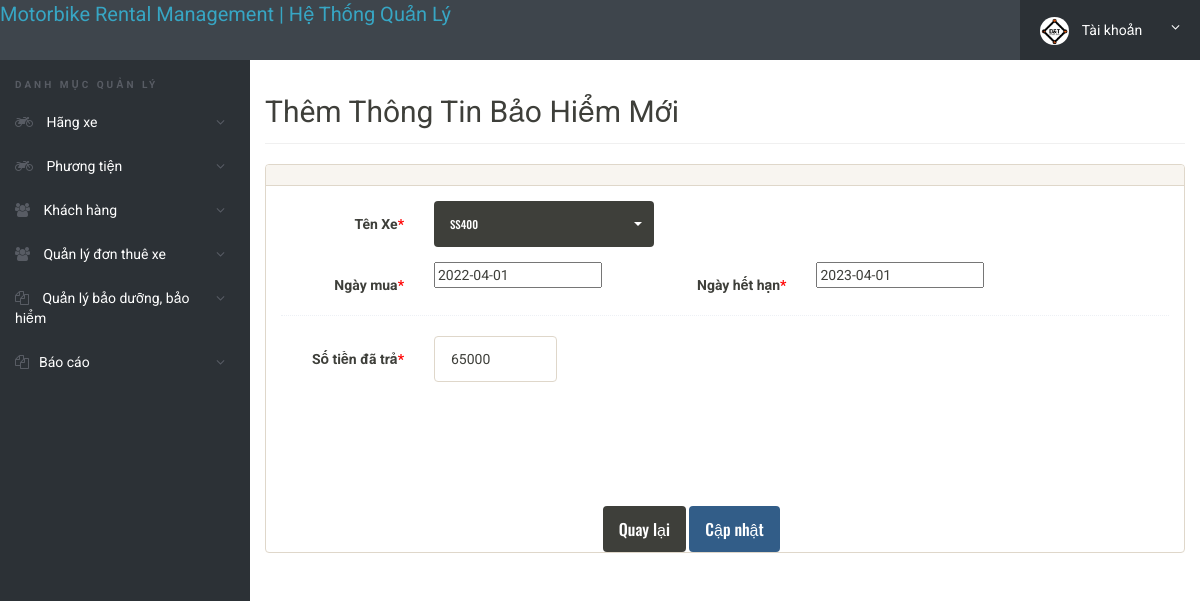
Page /admin/login/edit-insurance.php?id=1 (signed in) on the committed database.
### tables this page shows
CREATE TABLE IF NOT EXISTS `baohiem` (
  `id` int(30) NOT NULL PRIMARY KEY,
  `idxe` int(30) NOT NULL,
  `NgayMua` date NOT NULL,
  `NgayHet` date NOT NULL,
  `SoTien` int NOT NULL,
  `NgayNhap` datetime NOT NULL DEFAULT current_timestamp(),
  `NgayCapNhat` datetime DEFAULT NULL ON UPDATE current_timestamp()
);

### admin/login/edit-insurance.php (the view, shortened to what this page needs)
<?php
include('includes/config.php');
if(strlen($_SESSION['alogin'])==0)
	{
header('location:index.php');
}
else{
?>
<!doctype html>
<html lang="en" class="no-js">
<head>
	<link rel="stylesheet" href="css/font-awesome.min.css">
	<link rel="stylesheet" href="css/bootstrap.min.css">
	<link rel="stylesheet" href="css/dataTables.bootstrap.min.css">
	<link rel="stylesheet" href="css/bootstrap-social.css">
	<link rel="stylesheet" href="css/bootstrap-select.css">
	<link rel="stylesheet" href="css/fileinput.min.css">
	<link rel="stylesheet" href="css/awesome-bootstrap-checkbox.css">
	<link rel="stylesheet" href="css/style.css">
    <link rel="stylesheet" href="//code.jquery.com/ui/1.12.1/themes/base/jquery-ui.css">
</head>
<body>
	<?php include('includes/header.php');?>
	<div class="ts-main-content">
	<?php include('includes/leftbar.php');?>
		<div class="content-wrapper">
			<div class="container-fluid">
				<div class="row">
					<div class="col-md-12">
						<h2 class="page-title">Thêm Thông Tin Bảo Hiểm Mới</h2>
						<div class="row">
							<div class="col-md-12">
								<div class="panel panel-default">
									<div class="panel-heading"></div>
									<div class="panel-body">
<?php
$id=intval($_GET['id']);
$sql ="SELECT baohiem.*, thongtinxe.TenXe, thongtinxe.id as cid
from baohiem
join thongtinxe on baohiem.idxe=thongtinxe.id
where baohiem.id=:id";
$query = $dbh -> prepare($sql);
$query-> bindParam(':id', $id, PDO::PARAM_STR);
$query->execute();
$results=$query->fetchAll(PDO::FETCH_OBJ);
if($query->rowCount() > 0)
{
foreach($results as $result)
{	?>
<form method="post" class="form-horizontal" enctype="multipart/form-data" name="submit" onSubmit="return valid();">
<div class="form-group">
 <label class="col-sm-2 control-label">Tên Xe<span style="color:red">*</span></label>
 <div class="col-sm-3">
  	<select class="selectpicker" name="tenxe" required>
	  <option value="<?php echo htmlentities($result->cid);?>"><?php echo htmlentities($vname=$result->TenXe); ?> </option>
    </select>
 </div>
</div>
<div class="form-group">
 <label class="col-sm-2 control-label">Ngày mua<span style="color:red">*</span></label>
 <div class="col-sm-3">
 <input  class="fromdate" name="ngaymua"  value="<?php echo htmlentities($result->NgayMua);?>" required>
</div>
 <label class="col-sm-2 control-label">Ngày hết hạn<span style="color:red">*</span></label>
 <div class="col-sm-3">
 <input  class="todate" name="ngayhet" value="<?php echo htmlentities($result->NgayHet);?>" required>
</div>
</div>
<div class="hr-dashed"></div>
<div class="form-group">
<label class="col-sm-2 control-label">Số tiền đã trả<span style="color:red">*</span></label>
<div class="col-sm-2">
<input class="form-control" name="phi" value="<?php echo htmlentities($result->SoTien);?>" required>
</div>
<?php }}?>
<br>
<br>
<br>
<br>
<br>
<br>
<br>
</div>
</div>
											<div class="form-group" >
												<div class="col-sm-8 col-sm-offset-2" align="center" style="margin-left:13%;margin-right:auto;display:block;margin-top:0%;margin-bottom:auto;">
													<button class="btn btn-default" type="back" name="back" style="font-size:medium">Quay lại</button>
													<button class="btn btn-primary" name="submit" type="submit" id="submit"style="font-size: medium;">Cập nhật</button>
												</div>
											</div>
									</div>
								</div>
							</div>
						</div>
					</div>
				</div>
			</div>
		</div>
</body>
</html>
<?php } ?>

### admin/login/css/style.css (style rules this page uses)
html { font-size: 14px; }
@media only screen and (min-width: 480px) { html { font-size: 17px; } }
@media only screen and (min-width: 768px) { html { font-size: 14px; } }
body { font-size: 1em; }
.btn { font-family: 'Oswald', sans-serif; }
.hr-dashed { background-color: transparent; border-top: 1px dotted #edf0f5; color: transparent; height: 1px; margin: 20px 0; }
.panel { overflow: hidden; }
.btn { text-transform: none; }
.page-title { padding-bottom: 15px; margin-bottom: 20px; border-bottom: 1px solid #f0f0f0; }
.ts-main-content .content-wrapper { padding-top: 15px; margin-top: 60px; }
@media only screen and (min-width: 992px) { .ts-main-content .content-wrapper { margin-left: 250px; } }

### rows in the picture
baohiem: thongtinxe.TenXe "SS400", ngaymua "2022-04-01", ngayhet "2023-04-01", phi "65000"
